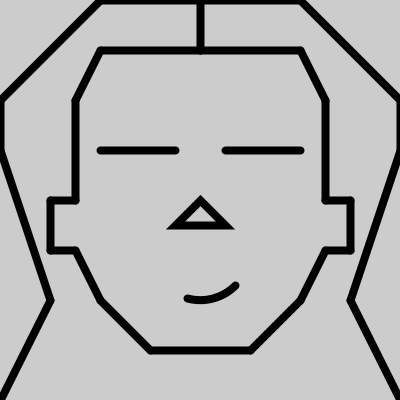
Frame 1 (no input)
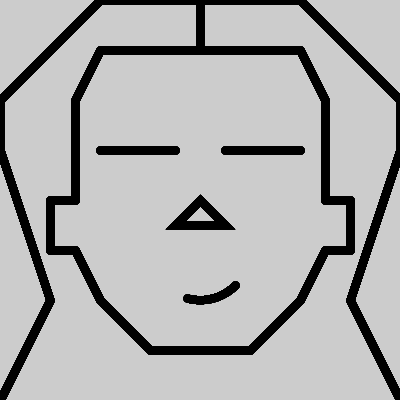
Frame 60 (the mouse pressed at the canvas centre just before this capture)
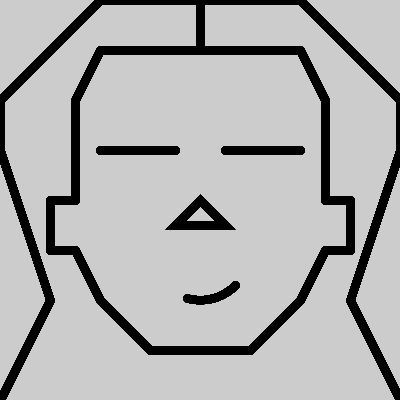
Frame 120 (the mouse held since frame 60 and released just before this capture)

The Processing sketch that drew these frames (run headless with seeded random() and noise(); from frame 60 on, the mouse is pressed at the canvas centre):

// Processing sketch: lidia
// ── lidia.pde
void lidia() {
  //cabell
  line(m*2, 0, m*6, 0);
  line(m*2, 0, 0, m*2);
  line(0, m*2, 0, m*3);
  line(0, m*3, m, m*6);
  line(m, m*6, 0, m*8);
  line(m*6, 0, m*8, m*2);
  line(m*8, m*2, m*8, m*3);
  line(m*8, m*3, m*7, m*6);
  line(m*7, m*6, m*8, m*8);

  //cara
  line(m*4, 0, m*4, m);
  line(m*4, m, m*2, m);
  line(m*2, m, m+m/2, m*2);
  line(m+m/2, m*2, m+m/2, m*4);
  line(m+m/2, m*4, m, m*4);
  line(m, m*4, m, m*5);
  line(m, m*5, m+m/2, m*5);
  line(m+m/2, m*5, m*2, m*6);
  line(m*2, m*6, m*3, m*7);
  line(m*3, m*7, m*5, m*7);
  line(m*5, m*7, m*6, m*6);
  line(m*6, m*6, m*6.5, m*5);
  line(m*6.5, m*5, m*7, m*5);
  line(m*7, m*5, m*7, m*4);
  line(m*7, m*4, m*6.5, m*4);
  line(m*6.5, m*4, m*6.5, m*2);
  line(m*6.5, m*2, m*6, m);
  line(m*6, m, m*4, m);

  //ulls
  line(m*2, m*3, m*3.5, m*3);
  line(m*4.5, m*3, m*6, m*3);

  //nas
  triangle(m*3.5, m*4.5, m*4, m*4, m*4.5, m*4.5);

  //boca
  arc(m*4, m*5, m*2, m*2, radians(45), radians(105));
}

// ── retrato.pde
float m=50;
void setup() {
  size (400, 400);
  noFill();
}
void draw() {
  strokeWeight(8);
  lidia();
}
